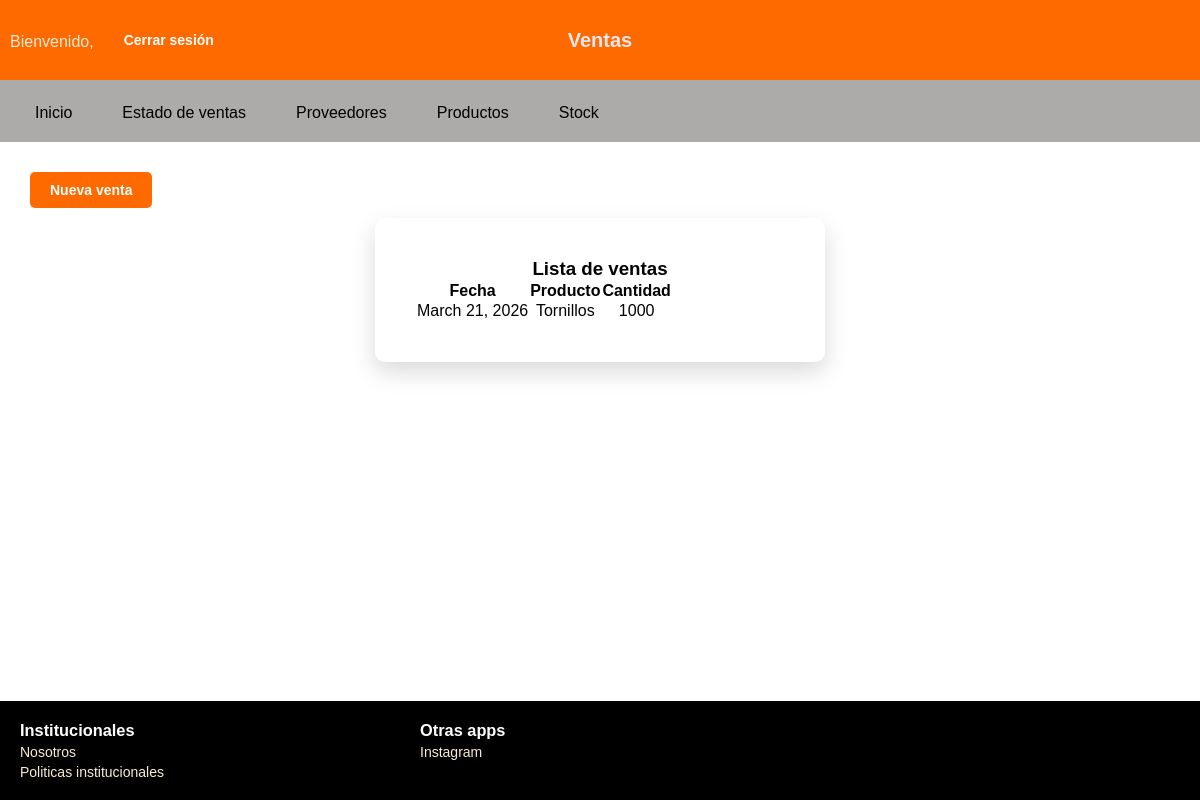
/proyecto/accounts/ventas_gral/, run on an earlier commit of the app's database.
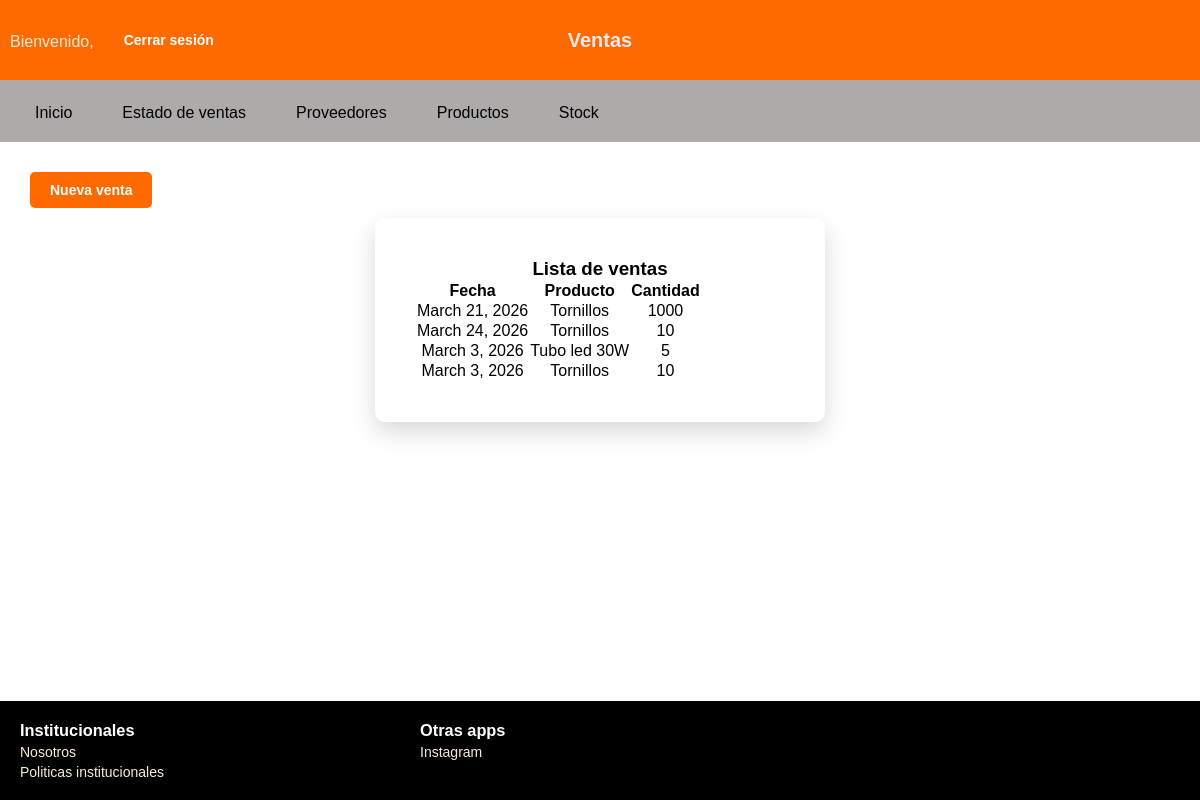
And on a later commit of the database.
### accounts/models.py (models this page shows, shortened)
class Venta(models.Model):
    fecha = models.DateField(default=timezone.now)
    producto = models.ForeignKey(Producto, on_delete=models.CASCADE)
    cantidad = models.IntegerField()

class Producto(models.Model):
    producto = models.CharField(max_length=100)
    cantidad = models.IntegerField()
    class Unidad(models.TextChoices):
        UNIDAD = "unidad", "Unidad"
        CAJA = "caja", "Caja"
        METRO = "metro", "Metro"
    unidad = models.CharField(max_length=20, choices=Unidad.choices)
    def __str__(self):
        return self.producto

### accounts/views.py (the view)
# urls.py: path('ventas_gral/', views.ventas_geral, name= "ventas_geral"),
def ventas_geral(request):
    mensaje_error = None
    if request.method == "POST":
        form = NuevaVentaForm(request.POST)
        if form.is_valid():
            producto = form.cleaned_data['producto']
            cantidad = form.cleaned_data['cantidad']
            fecha = form.cleaned_data['fecha']
            if producto.cantidad >= cantidad:
                Venta.objects.create(
                    producto=producto,
                    cantidad=cantidad,
                    fecha = fecha,
                )
                producto.cantidad -= cantidad
                producto.save()
            return redirect('ventas_geral')
        else:
                mensaje_error = "No hay suficiente stock"
    else:
        form = NuevaVentaForm()
    ventas = Venta.objects.all()
    return render(request, "accounts/ventas_geral.html", {
        "form": form,
        "ventas": ventas,
        "error": mensaje_error
    })

### accounts/templates/accounts/ventas_geral.html (shortened to what this page needs)
{% load static %}
<!DOCTYPE html>
<html lang="es">
<head>
    <link rel="stylesheet" href="{% static 'accounts/styles_ventasgeral.css' %}">
</head>
<body>
    <header>
        <h2 class="title">Ventas</h2>
        <a class="user_register" href="{% url 'user_profile' %}">Bienvenido, {{request.user.username}} </a>
        <form method="POST" action="{% url 'logout' %}">
        <button class="btn-nuevo" type="submit">Cerrar sesión</button>
    </header>
    <nav>
        <ul class="menu">
            <li><a href="{% url 'general' %}">Inicio</a></li>
            <li class="dropdown">
                <a href="#">Estado de ventas</a>
            </li>
            <li class="dropdown">
            <a href="#">Proveedores</a>
            </li>
            <li><a href="{% url 'productos' %}"> Productos</a></li>
            <li><a href="{% url 'stock' %}"> Stock</a></li>
        </ul>
    </nav>
    <main>
    <button type="button" class="btn-nuevo" onclick="abrirModal()">
        Nueva venta
    </button>
    <section>
        <h3>Lista de ventas</h3>
        <table>
            <tr>
                <th>Fecha</th>
                <th>Producto</th>
                <th>Cantidad</th>
            </tr>
            {% for v in ventas %}
            <tr>
                <td>{{ v.fecha }}</td>
                <td>{{ v.producto }}</td>
                <td>{{ v.cantidad }}</td>
            </tr>
            {% endfor %}
        </table>
    </section>
</main>
    <footer>
        <div class="institucionales">
            <h3 class="titulo">Institucionales</h3>
                <a href="{% url 'nosotros' %}">Nosotros</a>
                <a href="{% url 'institucionales' %}">Politicas institucionales</a>
        </div>
        <div class="apps">
            <h3 class="titulo">Otras apps</h3>
                <a href="{% url 'instagram' %}">Instagram</a>
        </div>
    </footer>
</body>
</html>

### accounts/static/accounts/styles_ventasgeral.css (style rules this page uses)
* { margin: 0; padding: 0; box-sizing: border-box; font-family: Arial, Helvetica, sans-serif; }
html, body { height: 100%; }
body { display: flex; flex-direction: column; min-height: 100vh; background: url("/static/accounts/images/background.png"); background-size: cover; background-position: center; background-repeat: no-repeat; }
header { position: relative; display: flex; align-items: center; height: 80px; background-color: #FF6A00; padding: 0 10px; }
.title { position: absolute; left: 50%; transform: translateX(-50%); color: rgb(240, 231, 237); font-size: 20px; }
section { background-color: white; padding: 40px; border-radius: 10px; box-shadow: 0px 10px 25px rgba(0, 0, 0, 0.15); width: 450px; height: auto; margin-top: 20px; margin: auto; text-align: center; }
nav { background-color: #adaaaa; width: 100%; }
.menu { list-style: none; display: flex; gap: 20px; padding: 10px 20px; }
.menu li { position: relative; }
.menu a { color: black; text-decoration: none; padding: 10px 15px; display: block; }
main { flex: 1; display: block; padding: 20px; }
.btn-nuevo { background-color: #FF6A00; color: white; margin: 10px; padding: 10px 20px; font-weight: bold; font-size: 14px; border-radius: 5px; border: none; cursor: pointer; text-align: center; width: auto; }
footer { display: grid; grid-template-columns: 1fr 1fr 1fr; gap: 40px; background-color: black; color: white; padding: 20px; font-size: 14px; }
a { display: flex; grid-template-columns: 100px ; gap: 8px 30px; text-decoration: none; color: antiquewhite; margin-top: 4px ; }

What changed in the data, as far as the page shows it:
added Venta: fecha "March 24, 2026", producto "Tornillos", cantidad "10"
added Venta: fecha "March 3, 2026", producto "Tubo led 30W", cantidad "5"
added Venta: fecha "March 3, 2026", producto "Tornillos", cantidad "10"
